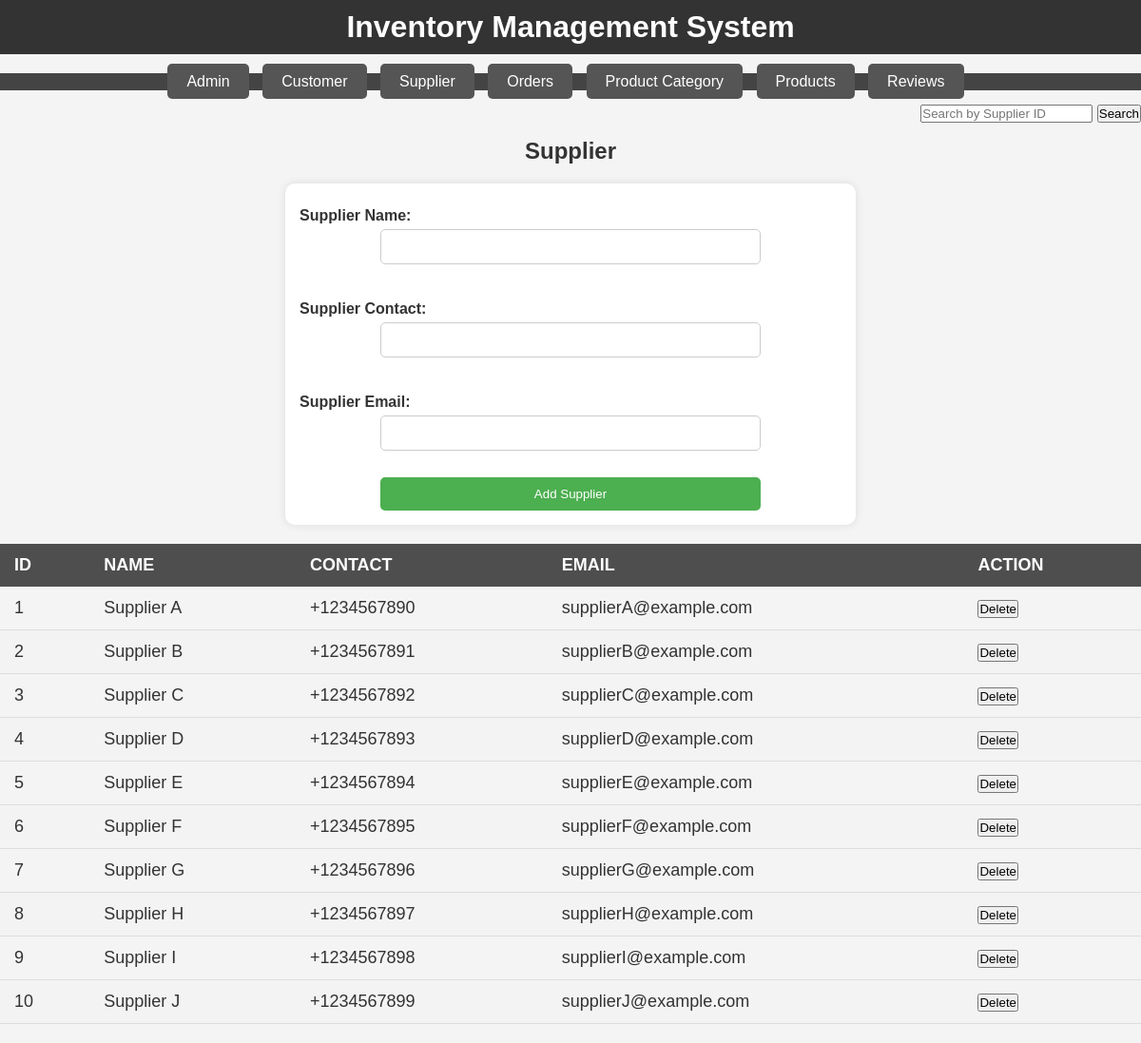
Page /admin/dash/supplier.php on the committed database.
### tables this page shows
CREATE TABLE `suppliers` (
  `ID` int(11) NOT NULL,
  `Name` varchar(50) NOT NULL,
  `Contact` varchar(50) NOT NULL,
  `Email` varchar(100) NOT NULL
);

### admin/dash/supplier.php (the view, shortened to what this page needs)
<!DOCTYPE html>
<html lang="en">
<head>
    <link rel="stylesheet" href="../css/astyle.css">
    <link rel="stylesheet" href="../css/style.css">
</head>
<body>
    <header>
        <h1>Inventory Management System</h1>
    </header>
    <nav>
        <ul>
            <li><a href="admin.php">Admin</a></li>
            <li><a href="customer.php">Customer</a></li>
            <li><a href="supplier.php">Supplier</a></li>
            <li><a href="orders.php">Orders</a></li>
            <li><a href="product-category.php">Product Category</a></li>
            <li><a href="products.php">Products</a></li>
            <li><a href="reviews.php">Reviews</a></li>
        </ul>
        <form action="supplier.php" method="get" style="float: right; margin-top: 15px;">
            <input type="text" name="search_id" placeholder="Search by Supplier ID">
            <button type="submit">Search</button>
        </form>
    </nav>
    <main>
        <h2>Supplier</h2>
        <form class="AForm" action="add_supplier.php" method="post">
        <label for="suppliername">Supplier Name:</label>
        <input type="text" id="suppliername" name="suppliername" required>
        <br>
        <label for="suppliercontact">Supplier Contact:</label>
        <input type="text" id="suppliercontact" name="suppliercontact" required>
        <br>
        <label for="supplieremail">Supplier Email:</label>
        <input type="email" id="supplieremail" name="supplieremail" required>
        <br>
        <button type="submit">Add Supplier</button>
    </form>
        <table>
            <thead>
                <tr>
                    <?php
                    $conn = new mysqli("localhost", "root", "", "furniture_shop2");
                    $result = $conn->query("SHOW COLUMNS FROM suppliers");
                    while ($row = $result->fetch_assoc()) {
                        echo "<th>" . $row['Field'] . "</th>";
                    }
                    echo "<th>Action</th>";
                    ?>
                </tr>
            </thead>
            <tbody>
                <?php
                if (isset($_GET['search_id']) && !empty($_GET['search_id'])) {
                    $search_id = $conn->real_escape_string($_GET['search_id']);
                    $sql = "SELECT * FROM suppliers WHERE ID = '$search_id'";
                } else {
                    $sql = "SELECT * FROM suppliers";
                }
                $result = $conn->query($sql);
                if ($result->num_rows > 0) {
                    while ($row = $result->fetch_assoc()) {
                        echo "<tr>";
                        foreach ($row as $column) {
                            echo "<td>" . $column . "</td>";
                        }
                        echo "<td>";
                        echo "<form action='delete_supplier.php' method='post' onsubmit='return confirm(\"Are you sure you want to delete this supplier?\");'>";
                        echo "<button type='submit'>Delete</button>";
                        echo "</form>";
                        echo "</td>";
                        echo "</tr>";
                    }
                } else {
                    echo "<tr><td colspan='100%'>No results found</td></tr>";
                }
                ?>
            </tbody>
        </table>
    </main>
</body>
</html>

### admin/css/astyle.css (style rules this page uses)
table { width: 100%; border-collapse: collapse; margin: 20px 0; font-size: 18px; text-align: left; }
thead th { background-color: #4f4e4e; color: #fff; padding: 12px 15px; text-transform: uppercase; }
tbody td { padding: 12px 15px; border-bottom: 1px solid #ddd; }
tbody tr:nth-child(even) { background-color: #f3f3f3; }
.AForm { background-color: white; padding: 15px; border-radius: 10px; box-shadow: 0 0 10px rgba(0, 0, 0, 0.1); max-width: 600px; width: 100%; margin: 20px auto; display: flex; flex-direction: column; align-items: center; max-height: 500px; overflow: auto; }
.AForm label { margin: 10px 0 5px; font-weight: bold; width: 100%; text-align: left; }
.AForm input[type="text"], .AForm input[type="number"], .AForm input[type="email"], .AForm input[type="password"] { width: 100%; max-width: 400px; padding: 10px; margin-bottom: 10px; border: 1px solid #ccc; border-radius: 5px; }
.AForm button { background-color: #4CAF50; color: white; border: none; padding: 10px 20px; border-radius: 5px; cursor: pointer; width: 100%; max-width: 400px; }

### admin/css/style.css (style rules this page uses)
* { margin: 0; padding: 0; box-sizing: border-box; }
body { font-family: Arial, sans-serif; background-color: #f4f4f4; color:#333; }
header { background-color: #333; color: #fff; padding: 10px 0; text-align: center; }
nav { margin: 20px 0; background-color: #444; text-align: center; }
nav ul { list-style-type: none; }
nav ul li { display: inline-block; margin-right: 10px; }
nav ul li a { text-decoration: none; color: #fff; padding: 10px 20px; background-color: #555; border-radius: 5px; transition: background-color 0.3s; }
main { text-align: center; margin-top: 50px; }
main h2 { font-size: 24px; margin-bottom: 20px; }

### rows in the picture
suppliers: ID "1", Name "Supplier A", Contact "+1234567890", Email "supplierA@example.com"
suppliers: ID "2", Name "Supplier B", Contact "+1234567891", Email "supplierB@example.com"
suppliers: ID "3", Name "Supplier C", Contact "+1234567892", Email "supplierC@example.com"
suppliers: ID "4", Name "Supplier D", Contact "+1234567893", Email "supplierD@example.com"
suppliers: ID "5", Name "Supplier E", Contact "+1234567894", Email "supplierE@example.com"
suppliers: ID "6", Name "Supplier F", Contact "+1234567895", Email "supplierF@example.com"
suppliers: ID "7", Name "Supplier G", Contact "+1234567896", Email "supplierG@example.com"
suppliers: ID "8", Name "Supplier H", Contact "+1234567897", Email "supplierH@example.com"
suppliers: ID "9", Name "Supplier I", Contact "+1234567898", Email "supplierI@example.com"
suppliers: ID "10", Name "Supplier J", Contact "+1234567899", Email "supplierJ@example.com"

### other values in the picture
$row['Field'] "ID"
$row['Field'] "NAME"
$row['Field'] "CONTACT"
$row['Field'] "EMAIL"
